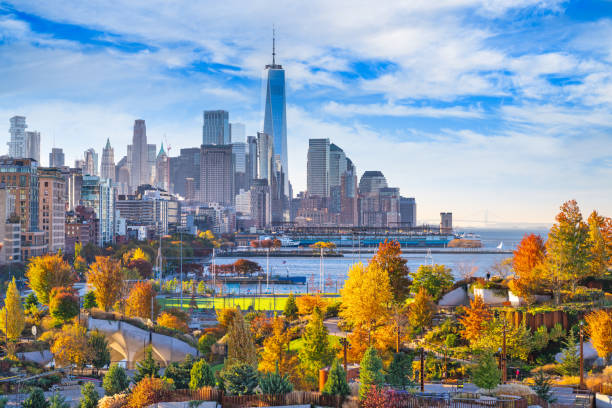
#> input picture NewYork.jpg, 612 x 408 px
$ python masking.py
#> lines starting #> are read from the running program, lines starting #| are printed output that depends on the picture; after the words box and inside, x2 and y2 are one past the last pixel; in counts of white or black regions, pixels touching at a corner belong together
import cv2  as cv
import numpy as np

img = cv.imread('NewYork.jpg')
#> img is the input picture: shape (408, 612, 3); mean B, G, R 153.3, 149.1, 140.7
cv.imshow('Original', img)

blank = np.zeros(img.shape[:2], dtype='uint8')
cv.imshow('Blank', blank)

mask = cv.circle(blank.copy(), (img.shape[1]//2, img.shape[0]//2), 100, 255, -1)
cv.imshow('Mask', mask)
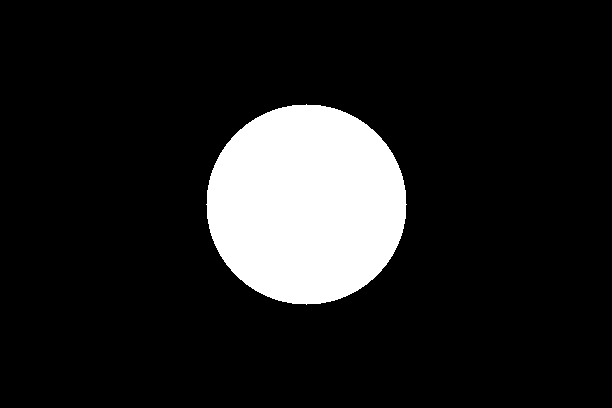
#> window 'Mask': shape (408, 612); 12.6% white; 1 white region, box (x1, y1, x2, y2) and area: (206, 104, 407, 305) 31417

maked = cv.bitwise_and(img, img, mask=mask)
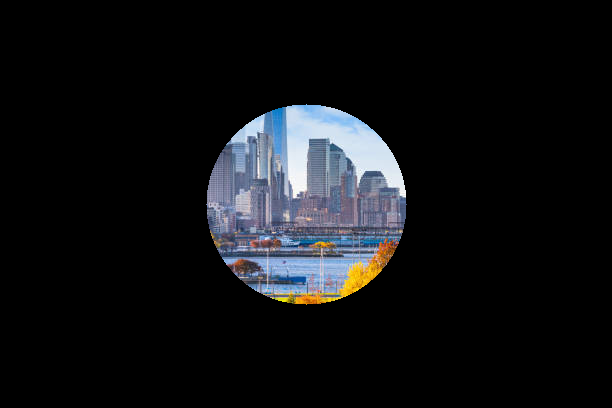
#> maked: shape (408, 612, 3); mean B, G, R 20.4, 18.2, 17
cv.imshow('Mask Applied', maked)

cv.waitKey(0)
cv.destroyAllWindows()

$ run again, with 1.jpg copied over NewYork.jpg
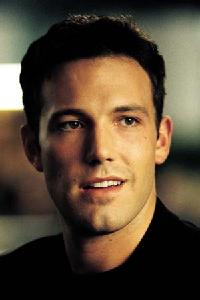
#> input picture 1.jpg, 200 x 300 px
#> img is the input picture: shape (300, 200, 3); mean B, G, R 52.4, 70.4, 85.8
#> `cv.imshow('Mask', mask)`:
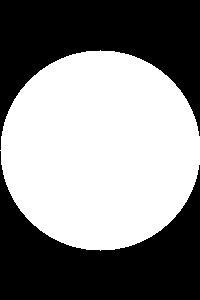
#> window 'Mask': shape (300, 200); 52.4% white; 2 black regions, box (x1, y1, x2, y2) and area: (0, 0, 200, 150) 14392, (0, 151, 200, 300) 14192
#> `maked = cv.bitwise_and(img, img, mask=mask)`:
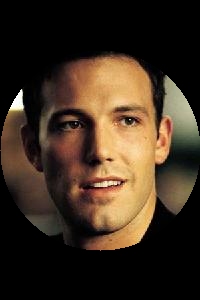
#> maked: shape (300, 200, 3); mean B, G, R 32.9, 47.6, 62.8
